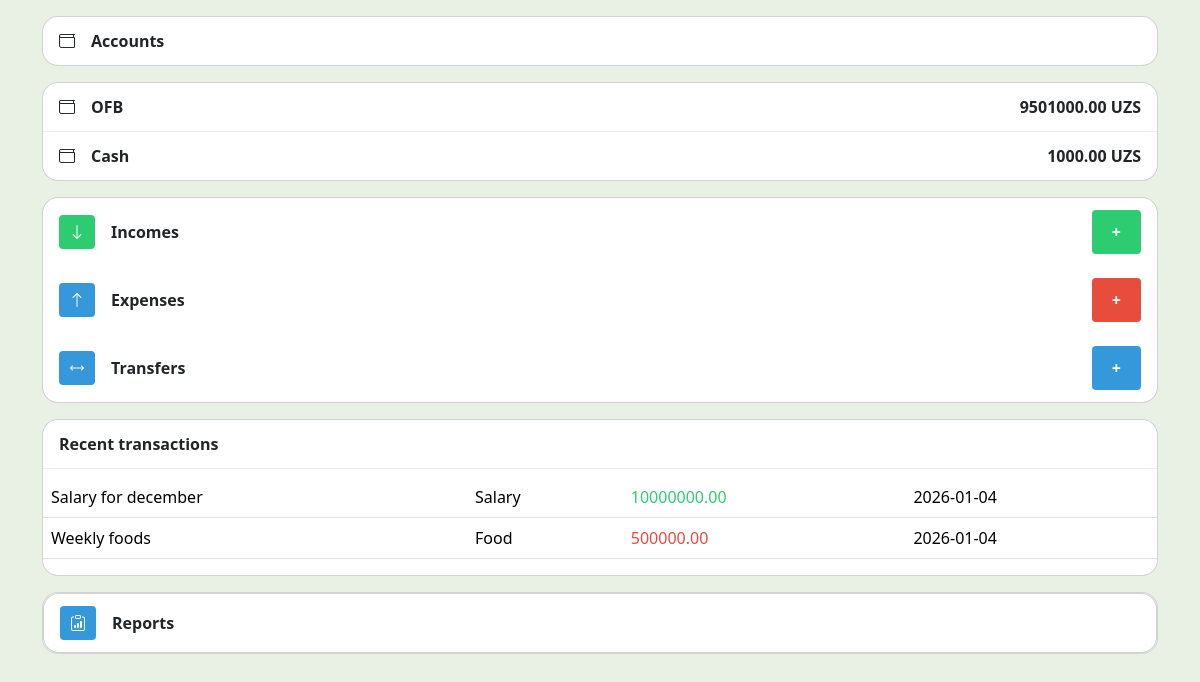
The app's page /, older data.
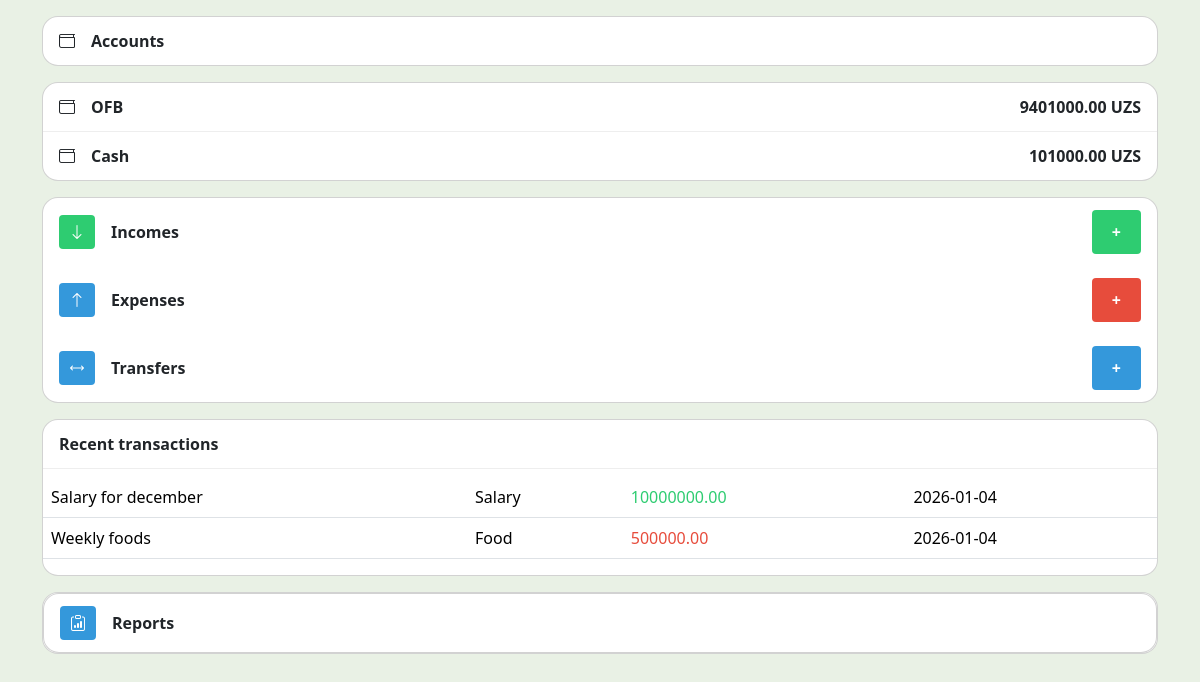
The same page, newer data.
### tables this page shows
CREATE TABLE accounts (
    id INTEGER PRIMARY KEY AUTOINCREMENT,
    name TEXT NOT NULL,
    balance REAL NOT NULL DEFAULT 0,
    currencyId INTEGER NOT NULL,
    FOREIGN KEY (currencyId) REFERENCES currencies(id)
);

CREATE TABLE currencies (
    id INTEGER PRIMARY KEY AUTOINCREMENT,
    name TEXT NOT NULL,
    shortName TEXT NOT NULL
);

### app.py (the view)
@app.route("/")
def index():
    accounts = db.execute("""
        SELECT a.*, c.shortName AS currency
        FROM accounts a
        JOIN currencies c ON c.id = a.currencyId
    """)
    recent_entries = db.execute("""
    SELECT name,
           amount,
           date,
           type,
           category
    FROM (
        SELECT i.name,
               i.amount,
               i.date,
               i.type,
               c.name AS category,
               ROW_NUMBER() OVER (
                   PARTITION BY i.type
                   ORDER BY i.date DESC
               ) AS rn
        FROM incomes i
        LEFT JOIN categories c ON c.id = i.categoryId
    )
    WHERE rn <= 3
    ORDER BY date DESC
""")
    return render_template(
        "index.html",
        accounts=accounts,
        recent_entries=recent_entries,
        title="Dashboard"
    )

### templates/index.html
{% extends "layout.html" %}
{% block body %}
<div class="card mb-3">
    <a href="{{ url_for('accounts') }}" class="text-decoration-none text-dark">
        <div class="action-item">
            <div class="d-flex align-items-center gap-3">
                <i class="bi bi-wallet"></i>
                <strong>Accounts</strong><br>
            </div>
        </div>
    </a>
</div>
<div class="card mb-3">
    {% for account in accounts %}
    <div class="action-item">
        <div class="d-flex align-items-center gap-3">
            <i class="bi bi-wallet"></i>
            <strong>{{ account.name }}</strong><br>
        </div>
        <div>
            <strong>{{ "%.2f"|format(account.balance) }} {{ account.currency }}</strong>
        </div>
    </div>
    {% endfor %}
</div>
<div class="card mb-3">
    <a href="{{ url_for('incomes') }}" class="text-decoration-none text-dark">
        <div class="action-item">
            <div class="d-flex align-items-center gap-3">
                <i class="bi bi-arrow-down income-icon"></i>
                <strong>Incomes</strong>
            </div>
            <strong class="button-income">+</strong>
        </div>
    </a>
    <a href="{{ url_for('expenses') }}" class="text-decoration-none text-dark">
        <div class="action-item">
            <div class="d-flex align-items-center gap-3">
                <i class="bi bi-arrow-up expense-icon"></i>
                <strong>Expenses</strong>
            </div>
            <strong class="button-expense">+</strong>
        </div>
    </a>
    <a href="{{ url_for('transfers') }}" class="text-decoration-none text-dark">
        <div class="action-item">
            <div class="d-flex align-items-center gap-3">
                <i class="bi bi-arrows transfer-icon"></i>
                <strong>Transfers</strong>
            </div>
            <strong class="button-transfer">+</strong>
        </div>
    </a>
</div>
<div class="card mb-3">
    <div class="action-item">
        <strong>Recent transactions</strong>
    </div>
    <table class="table mt-2">
        <tbody>
            {% for income in recent_entries %}
            <tr>
                <td>{{ income.name }}</td>
                <td>{{ income.category }}</td>
                <td><span class="amount {{ 'text-green' if income.type == 0 else 'text-red' }}">{{
                        "%.2f"|format(income.amount)
                        }}</span></td>
                <td>{{ income.date }}</td>
            </tr>
            {% endfor %}
        </tbody>
    </table>
</div>
<div class="card">
    <div class="card">
        <a href="{{ url_for('reports') }}" class="text-decoration-none text-dark">
            <div class="action-item">
                <div class="d-flex align-items-center gap-3">
                    <i class="bi bi-clipboard-data transfer-icon"></i>
                    <strong>Reports</strong>
                </div>
            </div>
        </a>
    </div>
</div>
{% endblock %}

Row changes from the older to the newer data that the page shows:
changed accounts "OFB": balance "9501000.00" → "9401000.00"
changed accounts "Cash": balance "1000.00" → "101000.00"
